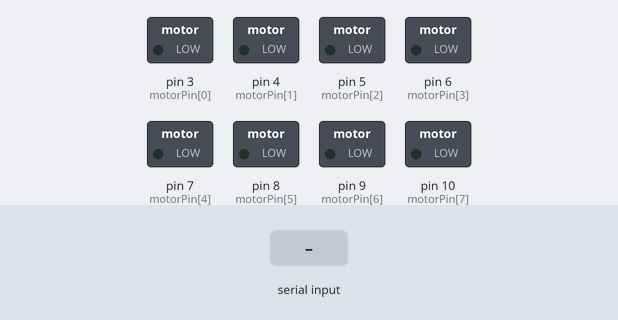
The sketch below on a simulated Arduino Uno, built with avr-gcc and run on an emulated ATmega328P. Shown: switched loads named in the sketch (green lamp = pin HIGH). The test bench sets the inputs (shaded band). What the sketch prints to the serial monitor is not drawn.

Above: at 1.2 s.
1.3 s: "90 45\n" received over Serial
At 1.49 s:
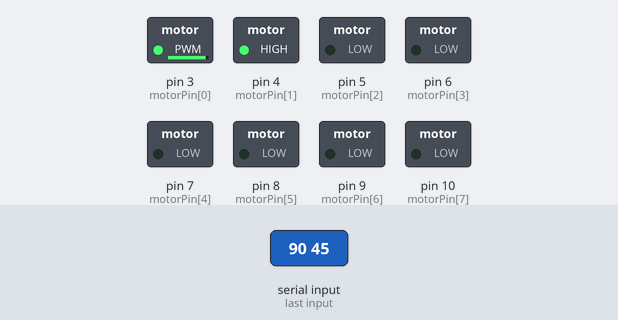
3.1 s: "90\n" received over Serial
At 3.28 s:
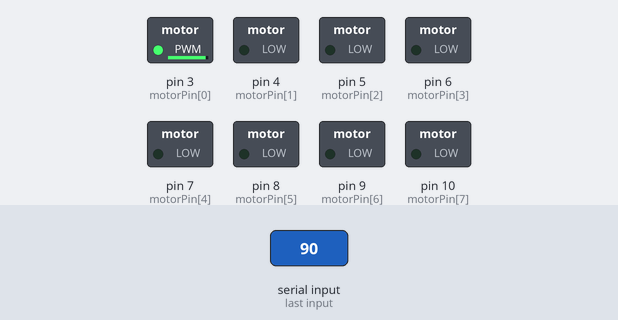
4.9 s: "30 150\n" received over Serial
At 6.1 s:
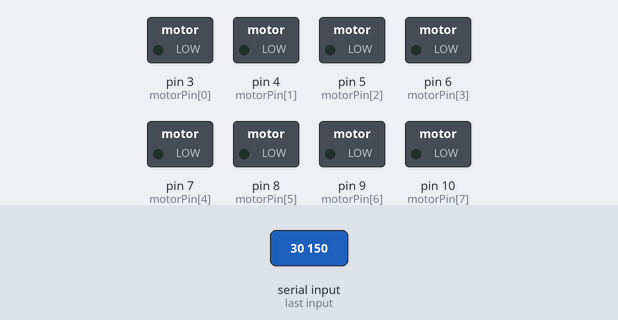
7.9 s: "200\n" received over Serial
At 8.09 s:
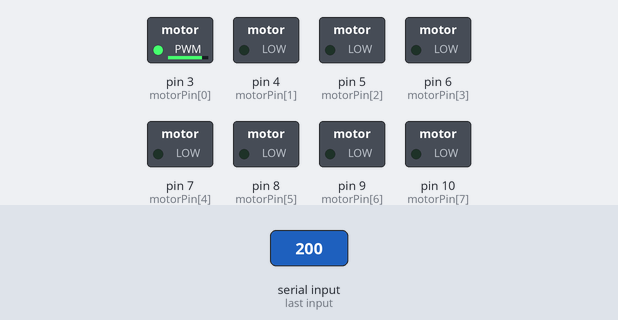
Timing chart, 0 to 10.9 s (numbered marks = the images above; inputs shaded):
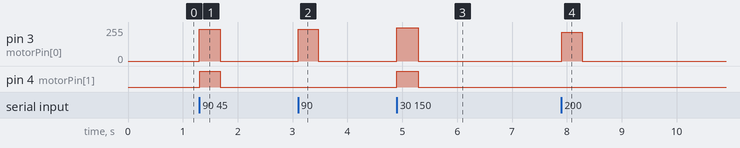

The sketch:

Motor_control.ino
```cpp
int motorPin[] = {3, 4, 5, 6, 7, 8, 9, 10}; //motor transistor is connected to pin 3
int CountDown = 0;
String data;
float voltage[] = {0, 0, 0, 0, 0, 0, 0, 0};
float numbers[8];
char *token;
int indexValue = 0;
//float intensity = 0;
unsigned long Time;
void setup()
{
  Serial.begin(115200);
  for(int i = 0; i < sizeof(motorPin)/ sizeof(motorPin[0]); i++)
  {
    pinMode(motorPin[i], OUTPUT);
  }
}
void loop()
{
  indexValue = 0;

   if (Serial.available()  > 0)
   {   // 受信データがあるか？
     //voltage = Serial.readStringUntil('\n').toFloat();
     CountDown = 0;
     //data = Serial.readStringUntil('\n');
     data = Serial.readStringUntil('\n');

     String tempData = data;

    parseData(tempData);
   }

   else
   {
     CountDown += 1;
   }

   if(CountDown > 100)
   {
     initialize();
   }


  float analogValue[8];
  for(int i = 0; i < sizeof(analogValue)/sizeof(analogValue[0]); i++)
  {
    analogValue[i] = 255/5 * voltage[i];
    analogWrite(motorPin[i], analogValue[i]); //vibrate
    Serial.print(voltage[i]);
    Serial.print(" ");
  }
  Serial.println();

/*
  Serial.print(voltage[0]);
  Serial.print(" ");
  Serial.println(voltage[1]);
 */
}

void parseData(String input) {
  int index = 0;
  while (index < 8) {
    int spaceIndex = input.indexOf(' ');
    if (spaceIndex == -1) {
      spaceIndex = input.length();
    }
    voltage[index] = input.substring(0, spaceIndex).toFloat();
    input = input.substring(spaceIndex + 1);
    index++;
  }
}

void initialize()
{
  for(int i = 0; i < sizeof(voltage)/sizeof(voltage[0]); i++)
  {
    voltage[i] = 0;
  }
}
```

Measured:
- after the input at 1.3 s, pin 3 (motorPin[0]): 0/255 → 238/255 at once, → 0/255 0.38 s later; pin 4 (motorPin[1]): LOW → HIGH at once, → LOW 0.38 s later
- after the input at 3.1 s, pin 3 (motorPin[0]): 0/255 → 238/255 at once, → 0/255 0.37 s later
- after the input at 4.9 s, pin 3 (motorPin[0]): 0/255 → 250/255 at once, → 0/255 0.38 s later; pin 4 (motorPin[1]): LOW → HIGH at once, → LOW 0.38 s later
- after the input at 7.9 s, pin 3 (motorPin[0]): 0/255 → 216/255 at once, → 0/255 0.38 s later
